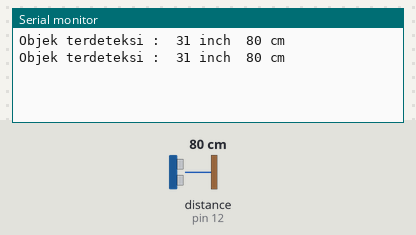
The sketch below on a simulated Arduino Uno, built with avr-gcc and run on an emulated ATmega328P. Parts: the last lines printed to the serial monitor. Wiring (inferred from the names in the program): ultrasonic range finder: trigger pin 11; echo pin 12. Inputs (shaded band) come from the test bench; at power-on: distance to the obstacle (sensor on pin 12) 80 cm. The echo pulse lasts 58.3 µs per cm.

Above: at 1.8 s.
1.9 s: distance to the obstacle (sensor on pin 12) set to 2 cm
At 2.5 s:
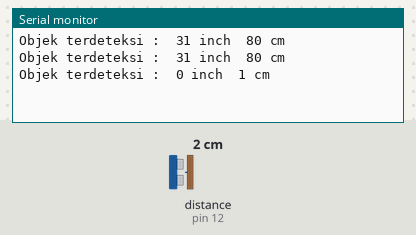
3.4 s: distance to the obstacle (sensor on pin 12) set to 4 cm
At 4.8 s:
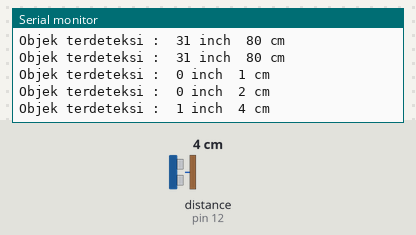
Timing chart, 0 to 6.4 s (numbered marks = the images above; inputs shaded):
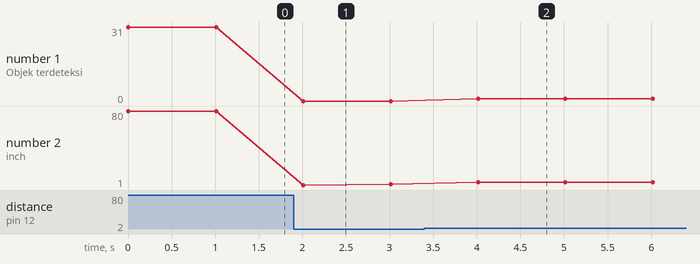

Measured:
- after the input at 1.9 s, the serial monitor: prints a new line after 0.11 s (image 1)
- after the input at 3.4 s, the serial monitor: prints a new line after 0.61 s (image 2)
- plotted number 1: 31 → 0 after the input at 1.9 s
- plotted number 2: 80 → 2 after the input at 1.9 s, 2 → 4 after the input at 3.4 s

The sketch:

Bab_5_Code_Sensor_Ultrasonik_HCSR04.ino
```cpp
/**
 * Author       : Saga Kusuma Wijaya
 * Date Created : 9 May 2019
 * Project      : Tutorial Arduino ATM
 * Dedicated to : emtronics
 * Youtube      : https://www.youtube.com/channel/UCW4GRacd319Ml2cv-B9-uxg
 * Instagram    : https://www.instagram.com/emtronics.official/
 * Facebook     : https://web.facebook.com/emtronics.official/
 * Website      : https://sagakusumawijaya94.wordpress.com/tutorials/arduino-tutorial/
 * Github       : https://github.com/sagakusumawijaya
 * Email        : emtronics.2018@gmail.com
 **/

#define triggerPin	11	// pin trigger sensor ultrasonik
#define echoPin		  12  // pin echo sensor ultrasonik

long durasi = 0;
long inci = 0;
long cm = 0;

void setup() {
	pinMode(triggerPin, OUTPUT);
	pinMode(echoPin, INPUT);
	Serial.begin(9600);
}

void loop() {
	digitalWrite(triggerPin, LOW);
	delayMicroseconds(2);
	digitalWrite(triggerPin, HIGH);
	delayMicroseconds(10);
	digitalWrite(triggerPin, LOW);

	durasi = pulseIn(echoPin, HIGH);
	inci = durasi / 74 / 2;
	cm = durasi / 29 / 2;

	Serial.print("Objek terdeteksi :\t");
	Serial.print(inci); Serial.print(" inch\t");
	Serial.print(cm); Serial.println(" cm");
	Serial.println();
	delay(1000);
}
```
